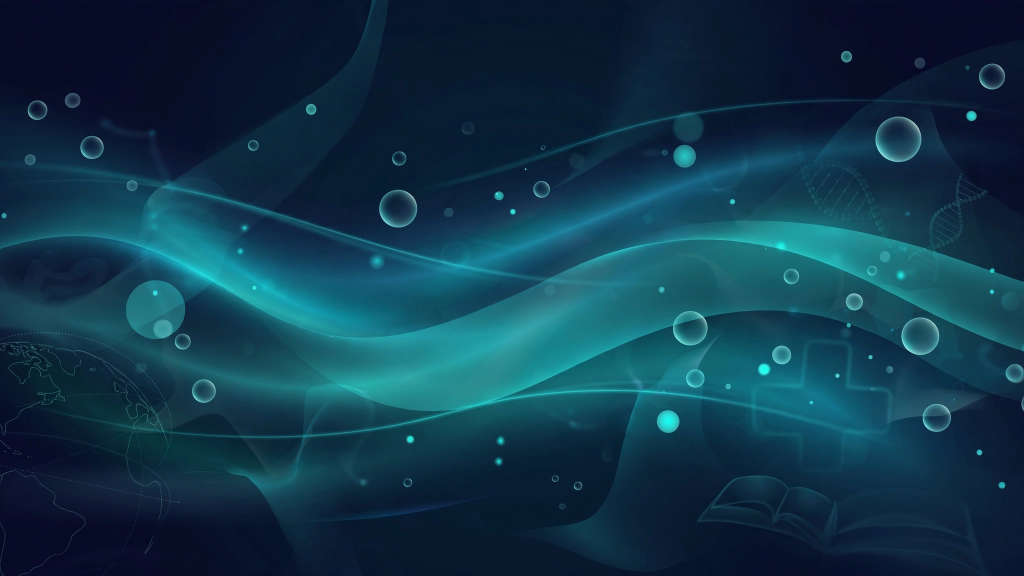
#> input picture assets/bg.webp, 2048 x 1152 px, given in place of barsa.png, which was not available (shown at 1/2 size)
$ python stream_gh.py
#> lines starting #> are read from the running program, lines starting #| are printed output that depends on the picture; pictures that were not available may be replaced by others from this repository, and a replacement may not be noted
# -*- coding: utf-8 -*-
"""Quizer jonli efir (GitHub Actions): v2 maket — barcha bloklar shisha kartalarda.
Statistika Beget dan SSH orqali, oqim RTMP orqali Telegram ga. Fon jonli animatsiyalanadi.
"""
import json, math, os, random as _rnd, subprocess, threading, time, unicodedata as _ud
from PIL import Image, ImageDraw, ImageFont, ImageFilter

W, H, FPS = 1920, 1080, 10
BASE = os.path.dirname(os.path.abspath(__file__))
SSH = ["ssh", "-i", os.environ.get("SSH_KEY_PATH", "key.pem"),
       "-o", "ConnectTimeout=12", "-o", "StrictHostKeyChecking=no",
       "-o", "BatchMode=yes", "-p", "22", os.environ.get("SSH_TARGET", ""),
       "timeout 40 php8.4 /home/g/grizzly26/qstats.php 2>/dev/null"]

FB = "/usr/share/fonts/truetype/dejavu/DejaVuSans-Bold.ttf"
FR = "/usr/share/fonts/truetype/dejavu/DejaVuSans.ttf"

def F(bold, size):
    return ImageFont.truetype(FB if bold else FR, size)

TITLE = (255, 255, 255); LABEL = (216, 205, 245); SUB = (196, 186, 232)
ACCENT = (192, 132, 252); ACCENT2 = (244, 114, 182); GOLD = (250, 204, 21); GREEN = (52, 211, 153)

stats = {}
stats_lock = threading.Lock()
stop = False

# [14 lines left out: function fetch_loop, not called in this run]

def fmt(n):
    return f"{int(round(n)):,}".replace(",", " ")

# [9 lines left out: functions fit, clean_name, not called in this run]

disp = {}
# [7 lines left out: function anim, not called in this run]

barsa = Image.open(f"{BASE}/assets/barsa.png").convert("RGBA")
real = Image.open(f"{BASE}/assets/real.png").convert("RGBA")

def _tinted_bg(w, h):
#> called with w = 2112, h = 1188
    bg = Image.open(f"{BASE}/assets/bg.webp").convert("RGB").resize((w, h), Image.LANCZOS)
    ov = Image.new("RGB", (w, h), (96, 64, 190))
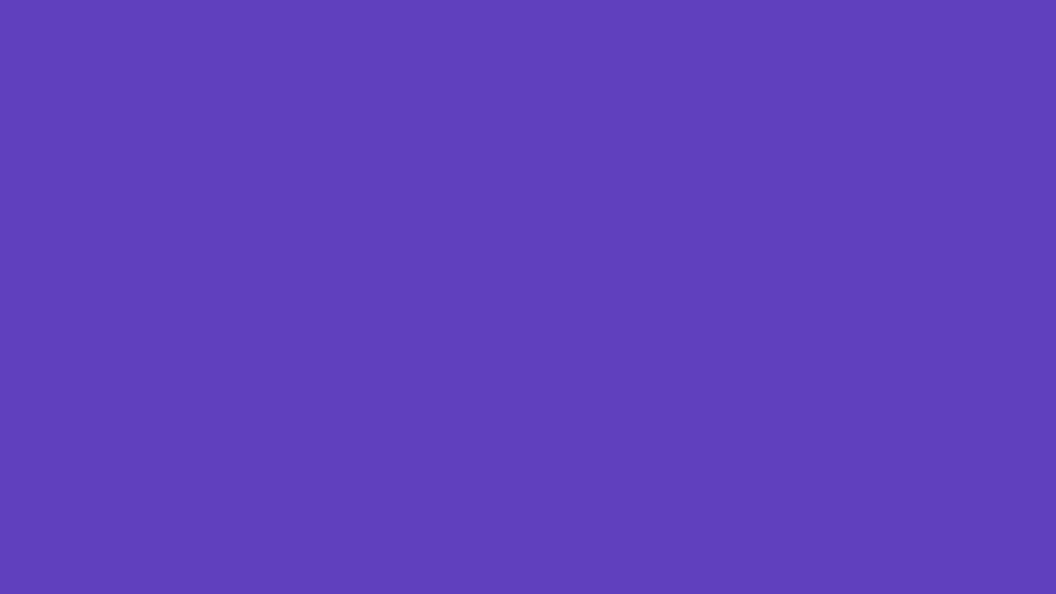
#> ov: PIL image 2112x1188 RGB (shown at 1/2 size); mean R, G, B 96, 64, 190
    return Image.blend(bg, ov, 74 / 255).convert("RGBA")
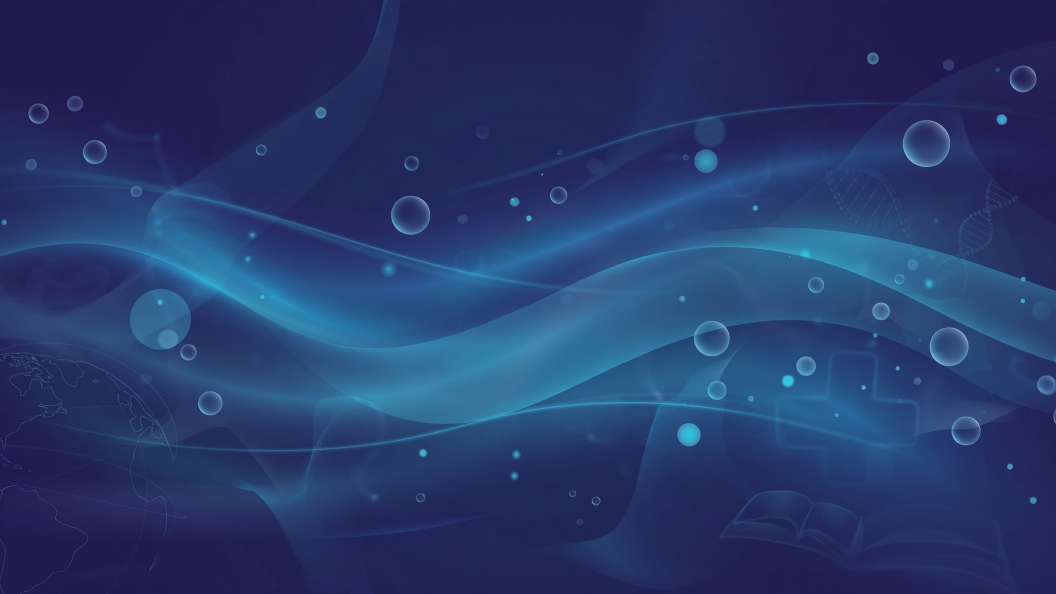
#> returned value: PIL image 2112x1188 RGBA (shown at 1/2 size); mean R, G, B, A 38.4, 57.1, 107.8, 255

BG_BIG = _tinted_bg(2112, 1188)

def build_glass():
    g = Image.new("RGBA", (W, H), (0, 0, 0, 0))
#> g: PIL image 1920x1080 RGBA; every value is 0

    def glass(box, r=30, fill_a=28):
        x0, y0, x1, y1 = box
        sh = Image.new("RGBA", (W, H), (0, 0, 0, 0))
        sd = ImageDraw.Draw(sh)
        sd.rounded_rectangle([x0, y0 + 10, x1, y1 + 10], radius=r, fill=(0, 0, 0, 110))
        g.alpha_composite(sh.filter(ImageFilter.GaussianBlur(16)))
        layer = Image.new("RGBA", (W, H), (0, 0, 0, 0))
        ld = ImageDraw.Draw(layer)
        ld.rounded_rectangle(box, radius=r, fill=(255, 255, 255, fill_a),
                             outline=(255, 255, 255, 95), width=2)
        g.alpha_composite(layer)

    cells = [(56, 152), (522, 152), (988, 152), (1454, 152)]
    for (x, y) in cells:
        glass([x, y, x + 438, y + 156])
    glass([56, 332, 880, 480])                  # onlayn
    glass([56, 496, 880, 576], fill_a=44)       # bugun
    glass([56, 592, 880, 916])                  # oxirgi testlar
    glass([936, 332, 1864, 704])                # reyting
    glass([936, 720, 1864, 864])                # klasiko
#> in glass (call 9), `g.alpha_composite(sh.filter(ImageFilter.GaussianBlur(16)))`:
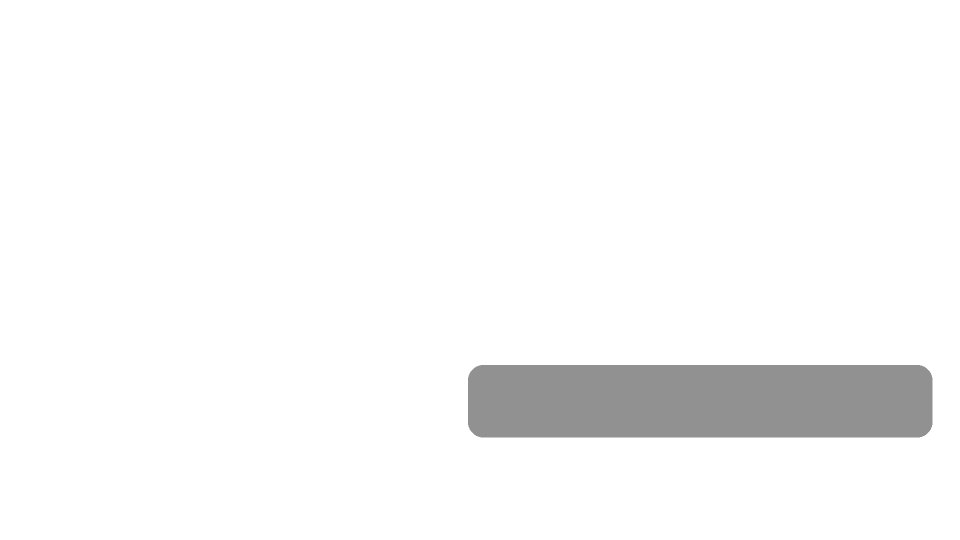
#> sh: PIL image 1920x1080 RGBA (shown at 1/2 size); mean R, G, B, A 0, 0, 0, 7.1; transparent parts drawn white
    glass([1180, 888, 1864, 984], r=48, fill_a=40)  # imzo pill
#> in glass (call 10), `g.alpha_composite(sh.filter(ImageFilter.GaussianBlur(16)))`:
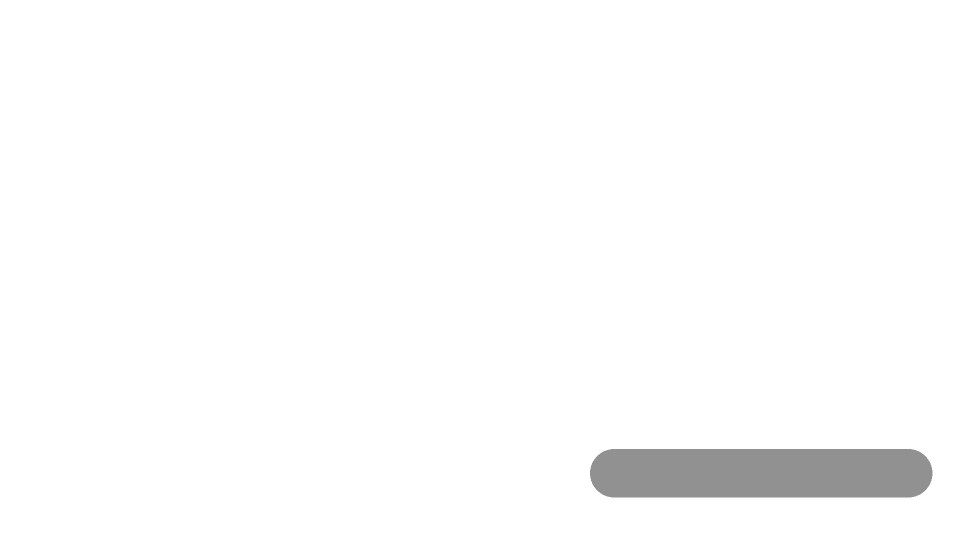
#> sh: PIL image 1920x1080 RGBA (shown at 1/2 size); mean R, G, B, A 0, 0, 0, 3.4; transparent parts drawn white

    d = ImageDraw.Draw(g)
    for (x, y), col in zip(cells, [ACCENT, ACCENT2, GOLD, GREEN]):
        d.rounded_rectangle([x, y + 18, x + 9, y + 138], radius=4, fill=col + (255,))
    for (x, y), lab in zip(cells, ["FOYDALANUVCHILAR", "TESTLAR", "URINISHLAR", "SAVOLLAR"]):
        d.text((x + 32, y + 24), lab, font=F(True, 28), fill=LABEL + (255,))
    d.text((56, 30), "QUIZER", font=F(True, 60), fill=ACCENT + (255,))
    d.text((58, 98), "JONLI STATISTIKA EFIRI", font=F(True, 26), fill=SUB + (255,))
    d.text((1512, 36), "LIVE", font=F(True, 36), fill=TITLE + (255,))
    # onlayn karta statik matnlari
    d.text((156, 362), "HOZIR ONLAYN", font=F(True, 31), fill=LABEL + (255,))
    d.line([452, 356, 452, 456], fill=(255, 255, 255, 60), width=2)
    d.text((480, 362), "HOZIR YECHILMOQDA", font=F(True, 22), fill=SUB + (255,))
    # oxirgi testlar sarlavhasi
    d.text((88, 616), "OXIRGI TESTLAR", font=F(True, 30), fill=TITLE + (255,))
    d.rounded_rectangle([88, 664, 150, 670], radius=3, fill=ACCENT + (255,))
    # reyting sarlavhasi
    d.text((968, 356), "REYTING", font=F(True, 32), fill=TITLE + (255,))
    d.text((1832, 362), "TOP 3", font=F(True, 24), fill=GOLD + (255,), anchor="ra")
    d.rounded_rectangle([968, 404, 1030, 410], radius=3, fill=ACCENT + (255,))
    # klasiko
    d.text((1400, 736), "EL KLASIKO", font=F(True, 25), fill=GOLD + (255,), anchor="ma")
    d.text((1400, 768), "1 — 2", font=F(True, 48), fill=TITLE + (255,), anchor="ma")
    d.text((1400, 826), "Mbappé 41', 88'  •  Raphinha 61'", font=F(False, 21), fill=SUB + (255,), anchor="ma")
    b = barsa.resize((88, 88), Image.LANCZOS); r_ = real.resize((88, 88), Image.LANCZOS)
#> after `b = barsa.resize((88, 88), Image.LANCZOS)`:
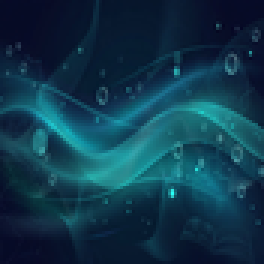
#> b: PIL image 88x88 RGBA (shown 3 times larger); mean R, G, B, A 15.5, 55, 74.9, 255
    g.paste(b, (972, 748), b); g.paste(r_, (1740, 748), r_)
#> after `g.paste(b, (972, 748), b)`:
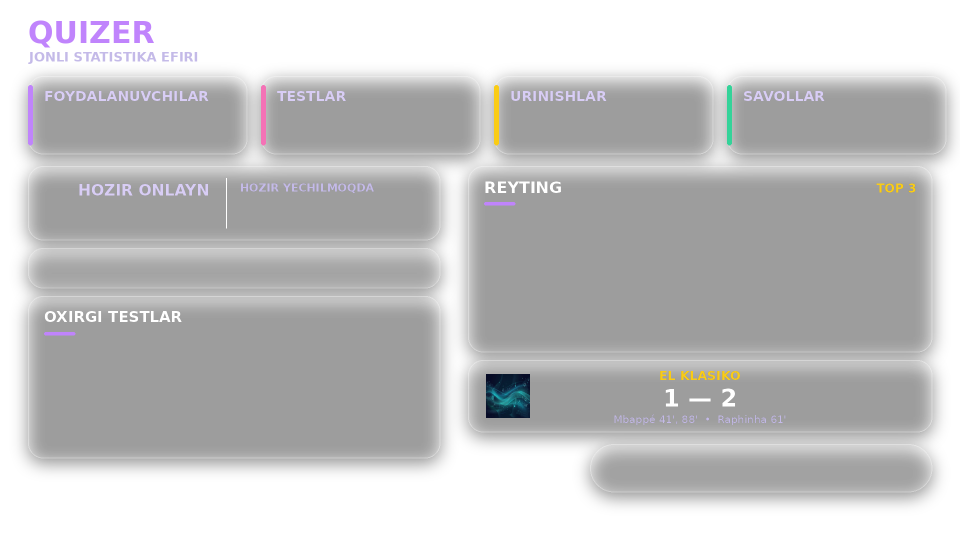
#> g: PIL image 1920x1080 RGBA (shown at 1/2 size); mean R, G, B, A 44.1, 43.9, 44.5, 82.5; transparent parts drawn white
    # imzo pill
    d.ellipse([1204, 908, 1268, 972], fill=ACCENT + (255,))
    d.text((1236, 940), "AH", font=F(True, 30), fill=(255, 255, 255, 255), anchor="mm")
    d.text((1288, 906), "Hakimov Azizbek", font=F(True, 29), fill=TITLE + (255,))
    d.text((1288, 944), "Full Stack dasturchi va tibbiyot talabasi", font=F(False, 22), fill=SUB + (255,))
    d.text((56, 1022), "devmed.uz/quizer", font=F(False, 24), fill=SUB + (255,))
    return g

GLASS = build_glass()

_r = _rnd.Random(42)
BUBBLES = [(_r.uniform(0, W), _r.uniform(0, H + 200), _r.uniform(6, 26), _r.uniform(14, 38)) for _ in range(22)]
_orb = Image.new("RGBA", (520, 520), (0, 0, 0, 0))
#> _orb: PIL image 520x520 RGBA; every value is 0
_od = ImageDraw.Draw(_orb)
_od.ellipse([60, 60, 460, 460], fill=(168, 110, 255, 52))
ORB = _orb.filter(ImageFilter.GaussianBlur(80))
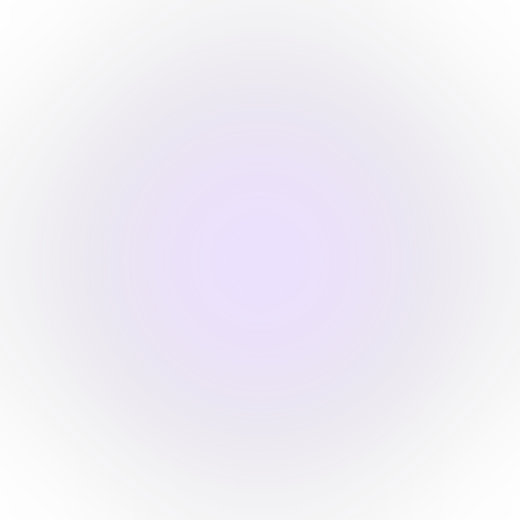
#> ORB: PIL image 520x520 RGBA; mean R, G, B, A 74.7, 48.9, 113.4, 23.1; transparent parts drawn white

# [103 lines left out: function render, not called in this run]

def main():
#> (the run stopped early here; a loop or call above may not have finished)
